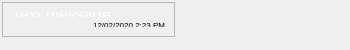
<?xml version="1.0" encoding="UTF-8"?>
<ui version="4.0">
 <class>msg_box</class>
 <widget class="QWidget" name="msg_box">
  <property name="geometry">
   <rect>
    <x>0</x>
    <y>0</y>
    <width>350</width>
    <height>50</height>
   </rect>
  </property>
  <property name="minimumSize">
   <size>
    <width>350</width>
    <height>50</height>
   </size>
  </property>
  <property name="maximumSize">
   <size>
    <width>16777215</width>
    <height>16777215</height>
   </size>
  </property>
  <property name="windowTitle">
   <string>Form</string>
  </property>
  <property name="styleSheet">
   <string notr="true"/>
  </property>
  <layout class="QGridLayout" name="gridLayout">
   <property name="leftMargin">
    <number>2</number>
   </property>
   <property name="topMargin">
    <number>2</number>
   </property>
   <property name="rightMargin">
    <number>2</number>
   </property>
   <property name="bottomMargin">
    <number>2</number>
   </property>
   <item row="1" column="0">
    <widget class="QFrame" name="frame">
     <property name="minimumSize">
      <size>
       <width>32</width>
       <height>20</height>
      </size>
     </property>
     <property name="styleSheet">
      <string notr="true">background-color: rgb(0, 0, 184);
border-color: rgb(255, 255, 255);
QFrame#frame{
	border-style:solid;
	border_width:1px;
	border-left-top-radius:22px;
	border-right-top-radius:22px;
	border-right-bottom-radius:22px;
}	</string>
     </property>
     <property name="frameShape">
      <enum>QFrame::StyledPanel</enum>
     </property>
     <property name="frameShadow">
      <enum>QFrame::Raised</enum>
     </property>
     <layout class="QVBoxLayout" name="verticalLayout" stretch="9,1">
      <item>
       <widget class="QLabel" name="msg">
        <property name="sizePolicy">
         <sizepolicy hsizetype="Fixed" vsizetype="Fixed">
          <horstretch>0</horstretch>
          <verstretch>0</verstretch>
         </sizepolicy>
        </property>
        <property name="font">
         <font>
          <family>Segoe UI</family>
          <pointsize>12</pointsize>
         </font>
        </property>
        <property name="styleSheet">
         <string notr="true">color: rgb(255, 255, 255);</string>
        </property>
        <property name="text">
         <string>Text message</string>
        </property>
       </widget>
      </item>
      <item>
       <layout class="QHBoxLayout" name="horizontalLayout">
        <item>
         <spacer name="horizontalSpacer_2">
          <property name="orientation">
           <enum>Qt::Horizontal</enum>
          </property>
          <property name="sizeHint" stdset="0">
           <size>
            <width>40</width>
            <height>20</height>
           </size>
          </property>
         </spacer>
        </item>
        <item>
         <widget class="QLabel" name="time">
          <property name="font">
           <font>
            <family>Segoe UI</family>
            <pointsize>6</pointsize>
           </font>
          </property>
          <property name="text">
           <string>12/02/2020 2:23 PM</string>
          </property>
          <property name="alignment">
           <set>Qt::AlignRight|Qt::AlignTrailing|Qt::AlignVCenter</set>
          </property>
         </widget>
        </item>
       </layout>
      </item>
     </layout>
    </widget>
   </item>
   <item row="1" column="2">
    <spacer name="horizontalSpacer">
     <property name="orientation">
      <enum>Qt::Horizontal</enum>
     </property>
     <property name="sizeHint" stdset="0">
      <size>
       <width>20</width>
       <height>20</height>
      </size>
     </property>
    </spacer>
   </item>
   <item row="2" column="0">
    <spacer name="verticalSpacer">
     <property name="orientation">
      <enum>Qt::Vertical</enum>
     </property>
     <property name="sizeHint" stdset="0">
      <size>
       <width>20</width>
       <height>40</height>
      </size>
     </property>
    </spacer>
   </item>
  </layout>
 </widget>
 <resources/>
 <connections/>
</ui>
